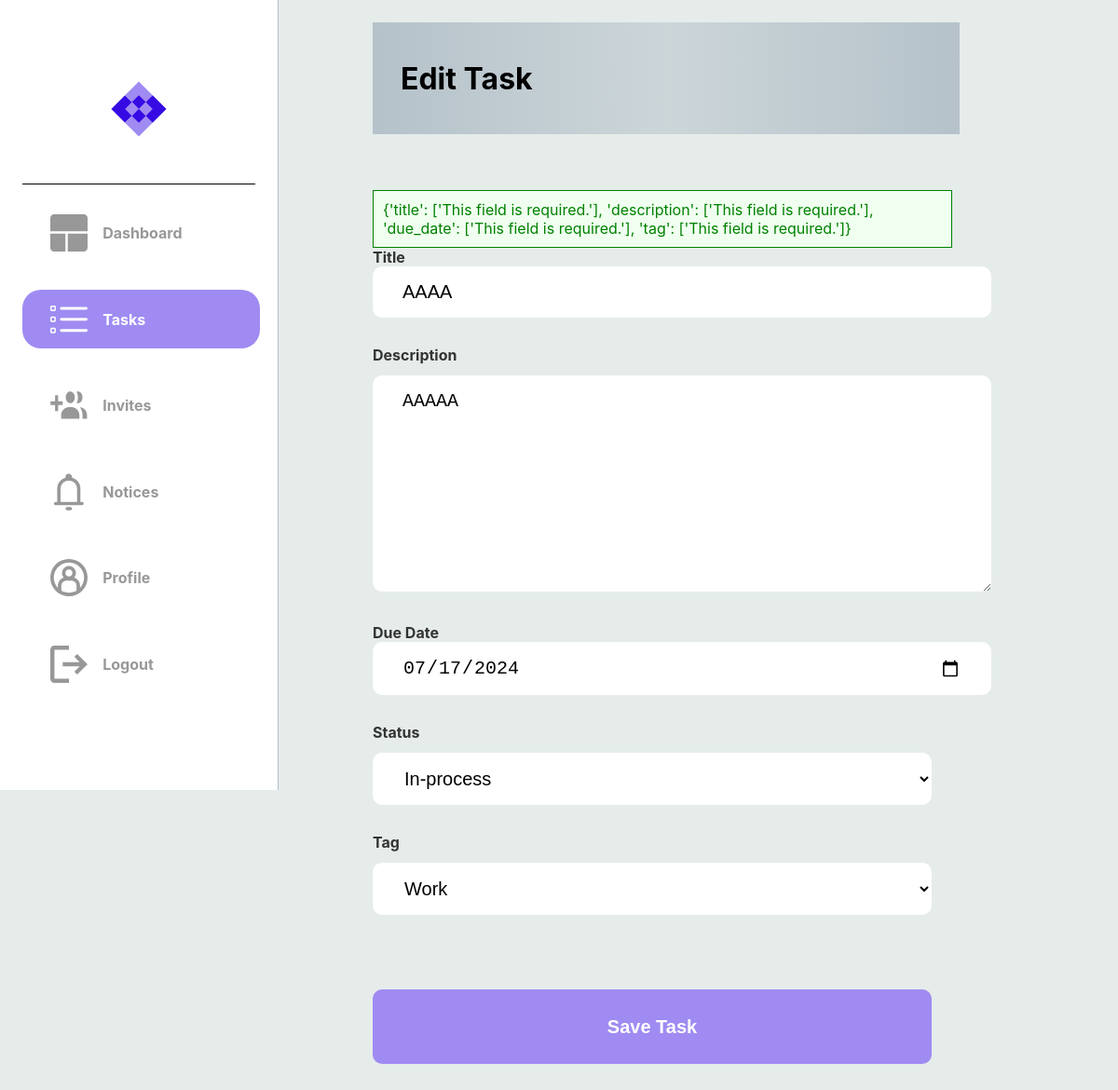
The app's page /save_task/6 (signed in), older data.
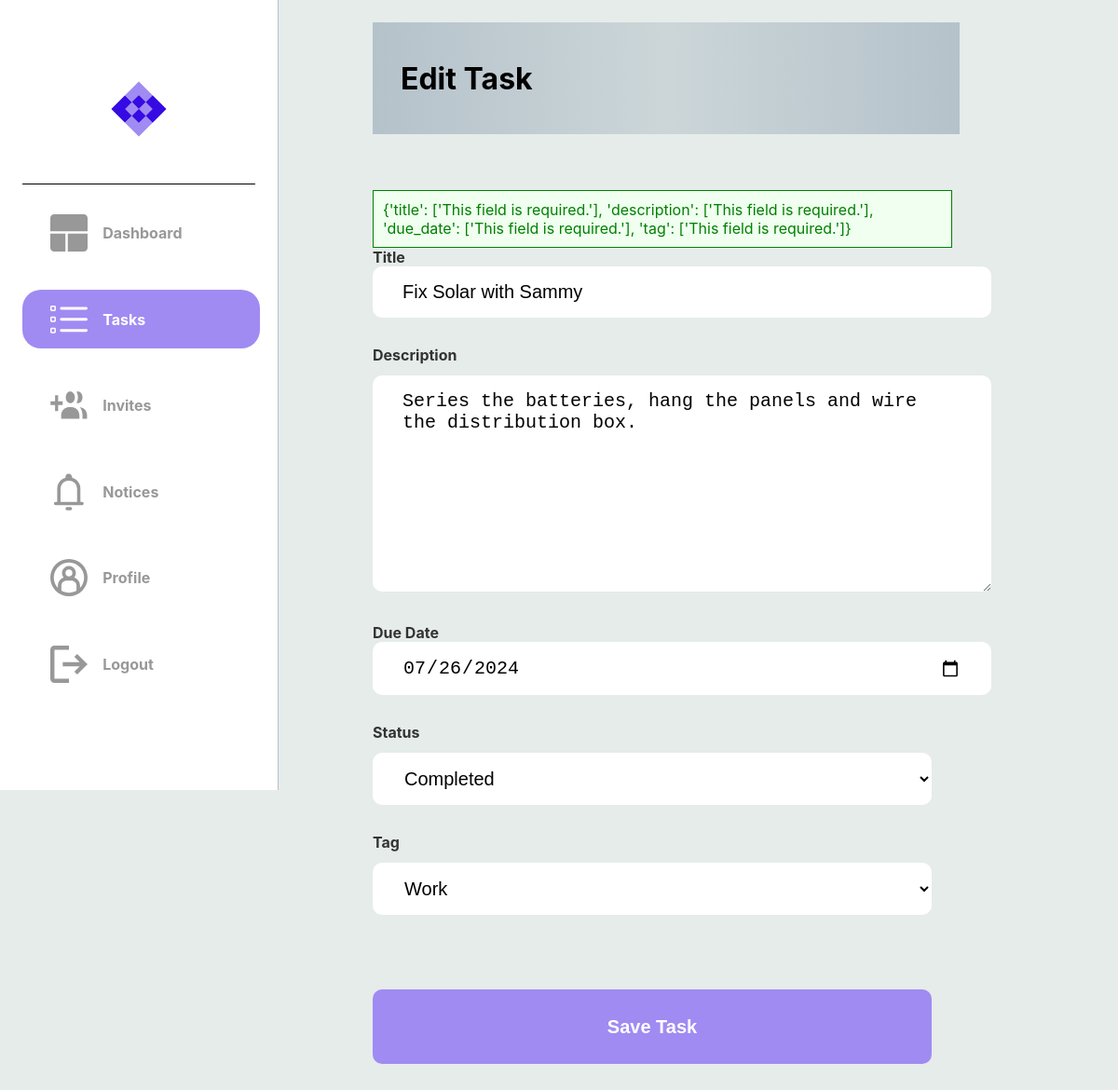
The same page, newer data.
### dotask/models.py (models this page shows)
class Task(db.Model):
    __tablename__ = "task"
    id = db.Column(db.Integer, primary_key=True)
    title = db.Column(db.String(100), nullable=False)
    description = db.Column(db.String(400), nullable=False)
    due_date = db.Column(db.Date, nullable=False)
    status = db.Column(Enum(TaskStatus))
    tag = db.Column(Enum(TaskTag))
    users = relationship('User', secondary=user_task,
    backref='tasks')

### dotask/routes.py (the view)
@app.route("/save_task/<task_id>", methods=['GET','POST'])
@login_required
def hello_save_task(task_id):
        form = TaskForm(request.form)
        task = Task.query.get_or_404(task_id)
        notices = current_user.notes
        if form.validate():
            due_date_str = form.due_date.data
            form = request.form
            due_date_str = form.get('due_date')
            year, month, day = map(int, due_date_str.split('-')[:3])
            due_date = date(year, month, day)
            task = Task.query.get_or_404(task_id)
            try:
                if task:
                    task.title  = form.get('title')
                    task.description  = form.get('description')
                    task.due_date = due_date
                    task.status = form.get('status')
                    task.tag = form.get('tag')
                    task.verified = True
                    notification = Notification(notification="Task has been updated", task_title=task.title)
                    users = task.users
                    for user in users:
                        if user is not current_user:
                            user.notes.append(notification)
                    db.session.commit()
                    flash('Task updated successfully!')
                    task_id = task.id
                    return redirect(url_for('hello_each_task',task_id=task_id))
            except Exception as e:
                flash(f'Error saving task: {str(e)}')
                return render_template("each_task.html", task=task, notices=notices)
        else:
            flash(form.errors, category='error')
            return render_template('edit_task.html', task=task, notices=notices)

### dotask/forms.py
class TaskForm(Form):
    title  = StringField('Title', [validators.DataRequired()])
    description  = StringField('Description',[validators.DataRequired()])
    due_date = DateField('Due Date',[validators.DataRequired()])
    tag = SelectField(u'Tag', choices=['Home','Work','Personal','Errands'], validators=[DataRequired()])

### dotask/routes.py (called while the page is built)
@app.after_request
def after_request(response):
    response.headers["Cache-Control"] = "no-cache, no-store, must-revalidate"
    return response

@login_manager.user_loader
def load_user(user_id):
    return User.query.get(user_id)

### dotask/templates/edit_task.html (shortened to what this page needs)
<!DOCTYPE html>
<html lang="en">
<head>
    {% extends "layout.html" %}
    {% block head %}
        <link rel="stylesheet" {% block css_tab_colour %} href="../static/css/tasks.css" {% endblock %}/>
    {% endblock %}
    {% block nav_title %}
    <div class="nav_title">
        <h1>Edit Task</h1>
    </div>
    {% endblock nav_title %}
    {% block flash_div %}
        {% with messages = get_flashed_messages() %}
            {% if messages %}
                <div class="flash-div">
                {% for message in messages %}
                {{ message }}
                {% endfor %}
                </div>
            {% endif %}
        {% endwith %}
    {% endblock flash_div %}
    {% block task_image_colour %}
        <a class="a2" href="{{ url_for('hello_tasks') }}">
        <div id="logos">
            <img class="imgs" src="../static/svg/tasks_active.svg">
            <h4 class="sidebar-text">Tasks</h4>
        </div>
        </a>
    {% endblock task_image_colour %}
    {% block new_task_form %}
        <form action="/save_task/{{ task.id }}" method="POST">
            <label for="title">Title</label>
            <input type="text" name="title" class="labels" id="title" value="{{ task['title'] }}">
            <label for="description">Description</label>
            <textarea
                name="description"class="labels description" id="description" rows="4" cols="30">{{ task['description'] }}
            </textarea>
            <label for="due_date">Due Date</label>
            <input type="date" name="due_date" class="labels" id="due_date" value="{{ task['due_date'] }}">
            <label for="status">Status</label>
            <select name="status" id="status">
                {% if task.status.name == 'Completed' %}
                  <option value="Completed" selected>Completed</option>
                {% elif task.status.name == 'Cancelled' %}
                  <option value="In_Progress">In-process</option>
                  <option value="Completed">Completed</option>
                  <option value="Cancelled" selected>Cancelled</option>
                {% else %}
                  <option value="In_Progress" selected>In-process</option>
                {% endif %}
              </select>
            <label for="tag">Tag</label>
            <select name="tag" id="tag">
                {% if task.tag.name == 'Home' %}
                <option value="Home" selected>Home</option>
                <option value="Work">Work</option>
                <option value="Personal">Personal</option>
                <option value="Errands">Errands</option>
                {% elif task.tag.name == 'Work' %}
                <option value="Work" selected>Work</option>
                {% elif task.tag.name == 'Personal' %}
                <option value="Home">Home</option>
                <option value="Work">Work</option>
                <option value="Personal" selected>Personal</option>
                <option value="Errands">Errands</option>
                {% else %}
                <option value="Home">Home</option>
                <option value="Work">Work</option>
                <option value="Personal">Personal</option>
                <option value="Errands" selected>Errands</option>
                {% endif %}
            </select>
            <input type="submit" value="Save Task">
        </form>
    {% endblock new_task_form %}

Row changes from the older to the newer data that the page shows:
changed Task "Work": title "AAAA" → "Fix Solar with Sammy"; description "AAAAA" → "Series the batteries, hang the panels and wire the distribution box."; due_date "07/17/2024" → "07/26/2024"; status "In-process" → "Completed"
